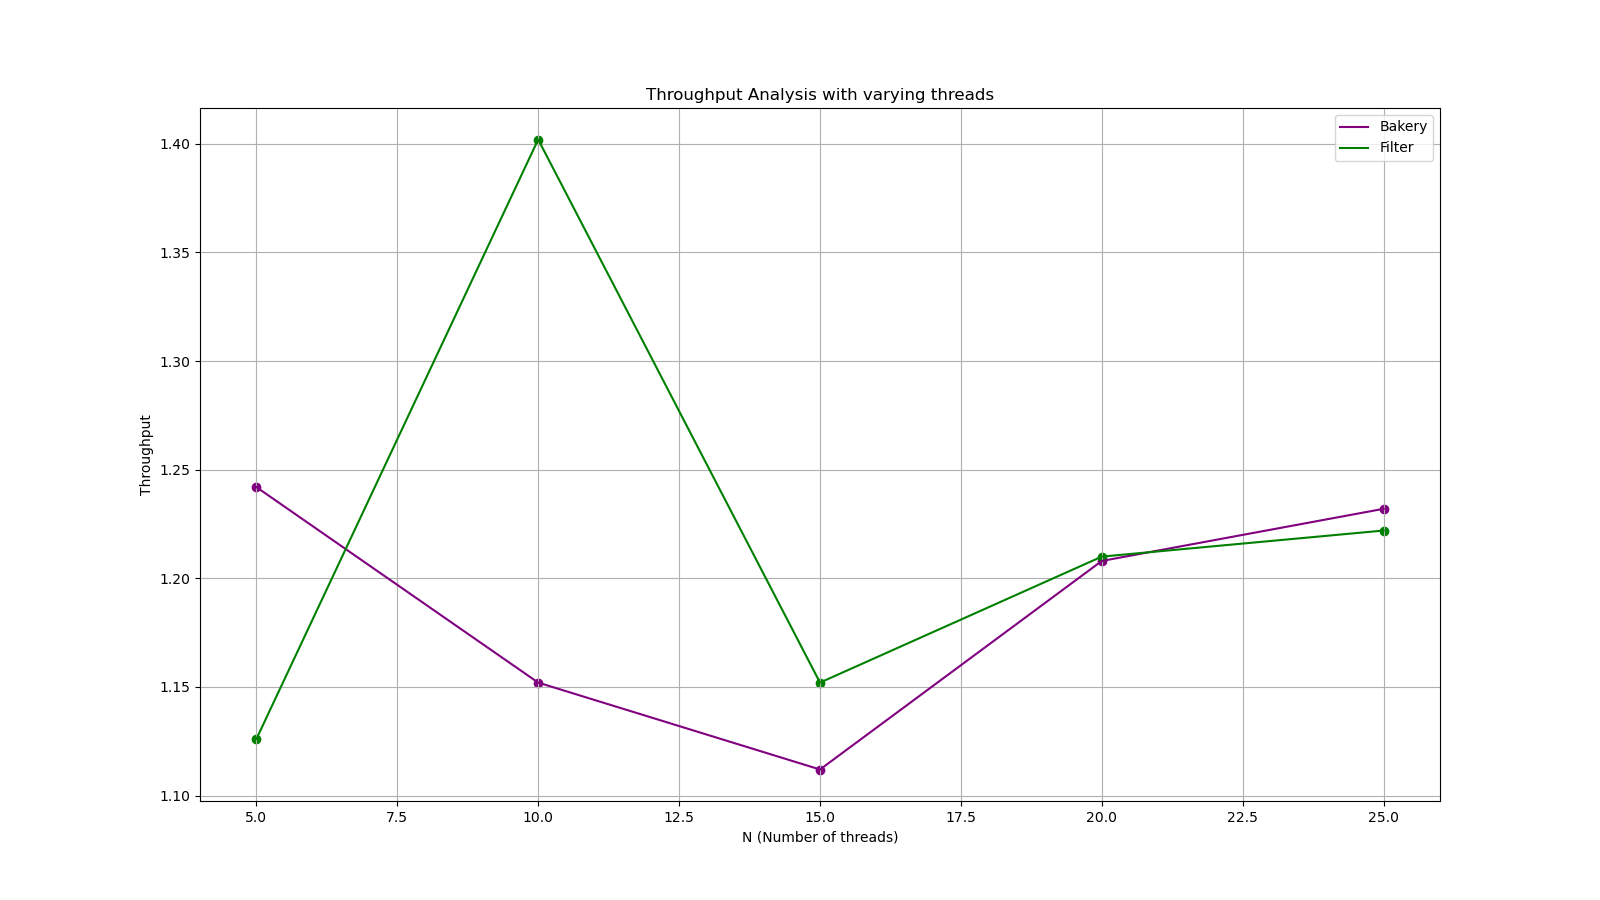

Recreate this plot in Python.
# Throughput Analysis with varying k: 

import matplotlib.pyplot as plt
import os

def avg(a,b,c,d,e):
    return (a+b+c+d+e)/5


N = [5, 10, 15, 20, 25]
B = [avg(1.57,1.16,1.38,1.03,1.07), avg(0.92,0.88,1.34,1.32,1.30), avg(0.99,1.22,1.01,0.94,1.40), avg(1.40,0.98,1.08,1.34,1.24), avg(1.34,1.05,1.34,1.00,1.43)]
F = [avg(0.88,1.36,1.19,1.01,1.19), avg(1.06,1.27,1.86,1.37,1.45), avg(1.03,1.34,1.28,1.07,1.04), avg(1.26,0.98,1.33,1.16,1.32), avg(1.03,1.43,1.32,1.03,1.30)]

# make a big plot
plt.figure(figsize=(16, 9))

plt.plot(N, B, label='Bakery', color='purple')
plt.plot(N, F, label='Filter', color='green')

# show grid lines
plt.grid(True)

# show markers
plt.scatter(N, B, color='purple')
plt.scatter(N, F, color='green')

plt.xlabel('N (Number of threads)')
plt.ylabel('Throughput')
plt.title('Throughput Analysis with varying threads')
plt.legend()
script_name = os.path.splitext(os.path.basename(__file__))[0]
plt.savefig(f"{script_name}.png")
plt.show()
